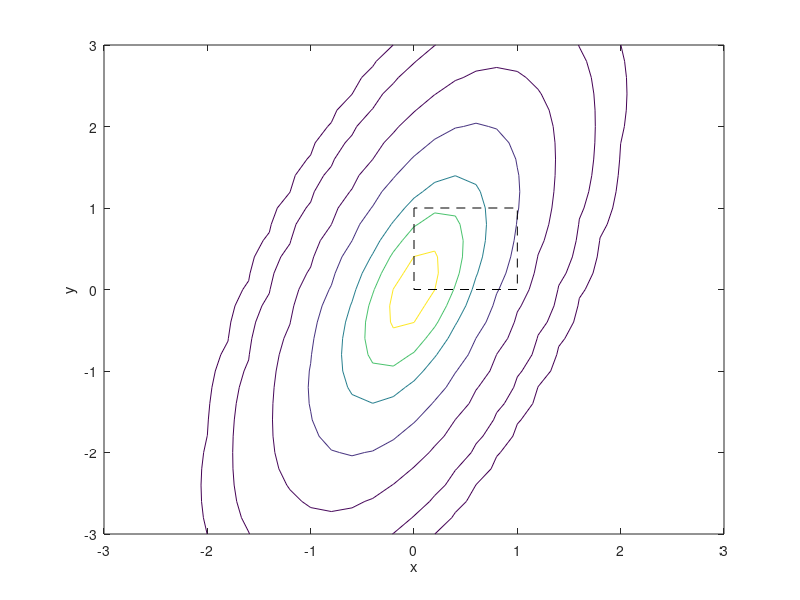

Recreate this plot in MATLAB.
%%Plotting multivariate Gaussian probability density surfaces


%%Randomly generate 10,000 samples of ?from any distribution
mu = [0 0];
Sigma = [0.25 0.3; 0.3 1];

x1 = -3:0.2:3;
x2 = -3:0.2:3;
[X1,X2] = meshgrid(x1,x2);
X = [X1(:) X2(:)];
%%Fit a Gaussian to the generated random points, i.e. computing the mean and covariance
%%matrix from the available data
%%probability densities
y = mvnpdf(X,mu,Sigma);
y = reshape(y,length(x2),length(x1));

%%Plot the three ellipsoid surfaces
surf(x1,x2,y)
caxis([min(y(:))-0.5*range(y(:)),max(y(:))])
axis([-3 3 -3 3 0 0.4])
xlabel('x1')
ylabel('x2')
zlabel('Probability Density')



mu = [1 -1];
Sigma = [.9 .4; .4 .3];


[X1,X2] = meshgrid(linspace(-1,3,25)',linspace(-3,1,25)');
X = [X1(:) X2(:)];


p = mvncdf(X,mu,Sigma);


Z = reshape(p,25,25);
surf(X1,X2,Z)


mu = [0 0];
Sigma = [0.25 0.3; 0.3 1];

p = mvncdf([0 0],[1 1],mu,Sigma)


x1 = -3:.2:3;
x2 = -3:.2:3;
[X1,X2] = meshgrid(x1,x2);
X = [X1(:) X2(:)];

y = mvnpdf(X,mu,Sigma);
y = reshape(y,length(x2),length(x1));

contour(x1,x2,y,[0.0001 0.001 0.01 0.05 0.15 0.25 0.35])
xlabel('x')
ylabel('y')
line([0 0 1 1 0],[1 0 0 1 1],'Linestyle','--','Color','k')

